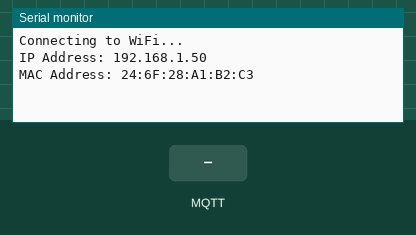
This sketch was run on a simulated ESP32. On the bench: the last lines printed to the serial monitor. Inputs (shaded band) come from the test bench. WiFi joins after 1.5 s; servers stay silent unless stated; no MQTT or app messages arrive unless stated.

Above: at 2.7 s.
2.8 s: MQTT message "1" arrives on the first subscribed topic
At 5.6 s:
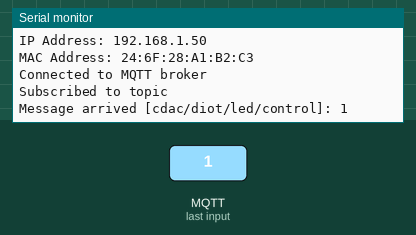
5.8 s: MQTT message "on" arrives on the first subscribed topic
At 7.0 s:
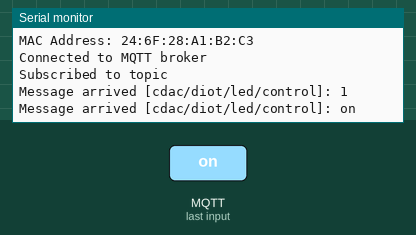
7.3 s: MQTT message "off" arrives on the first subscribed topic
At 8.2 s:
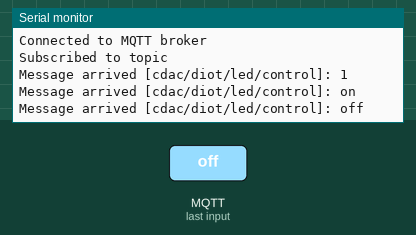

The sketch:

sub_only.ino
```cpp
#include <WiFi.h>
#include <PubSubClient.h>
#include <esp_wifi.h>
#include "config.h"

WiFiClient MQTTclient;
PubSubClient client(MQTTclient);

long lastReconnectAttempt = 0;

/* ---------- MQTT RECONNECT ---------- */
boolean reconnect() {
  if (client.connect(MQTT_CLIENT_ID)) {
    Serial.println("Connected to MQTT broker");
    client.subscribe(MQTT_TOPIC_SUBSCRIBE);
    Serial.println("Subscribed to topic");
  }
  return client.connected();
}

/* ---------- MESSAGE CALLBACK ---------- */
void handleIncomingMessage(char* topic, byte* payload, unsigned int length) {
  String message;

  for (unsigned int i = 0; i < length; i++) {
    message += (char)payload[i];
  }

  Serial.print("Message arrived [");
  Serial.print(topic);
  Serial.print("]: ");
  Serial.println(message);
}

/* ---------- SETUP ---------- */
void setup() {
  Serial.begin(115200);

  Serial.println("Connecting to WiFi...");
  WiFi.mode(WIFI_STA);
  WiFi.begin(WIFI_SSID, WIFI_PASSWORD);

  if (WiFi.waitForConnectResult() != WL_CONNECTED) {
    Serial.println("Failed to connect to WiFi");
    return;
  }

  Serial.print("IP Address: ");
  Serial.println(WiFi.localIP());

  Serial.print("MAC Address: ");
  Serial.println(WiFi.macAddress());

  client.setServer(MQTT_BROKER, MQTT_PORT);
  client.setCallback(handleIncomingMessage);

  lastReconnectAttempt = 0;
}

/* ---------- LOOP ---------- */
void loop() {
  if (!client.connected()) {
    long now = millis();
    if (now - lastReconnectAttempt > 5000) {
      lastReconnectAttempt = now;
      if (reconnect()) {
        lastReconnectAttempt = 0;
      }
    }
  } else {
    client.loop();  // Keep MQTT connection alive
  }
}
```

config.h
```cpp
#ifndef CONFIG_H
#define CONFIG_H

const char* WIFI_SSID = "TP-Link_AB3A";
const char* WIFI_PASSWORD = "63104066" ;

const char* MQTT_BROKER = "192.168.0.109";
const int MQTT_PORT = 1883;
const char* MQTT_CLIENT_ID  = "iotnode-08";

const char* MQTT_USERNAME = "desd8";
const char* MQTT_PASSWORD = "desd1234";


const char* MQTT_TOPIC_PUBLISH = "cdac/diot/telemetry";
const char* MQTT_TOPIC_SUBSCRIBE = "cdac/diot/led/control";

const uint8_t NEW_MAC_ADDRESS[] = {0xdc, 0x1b, 0xa1, 0x64, 0x5e, 0xbf};

#endif
```

Measured:
- after the input at 2.8 s, the serial monitor: prints a new line after 2.3 s (image 1)
- after the input at 5.8 s, the serial monitor: prints a new line at once (image 2)
- after the input at 7.3 s, the serial monitor: prints a new line at once (image 3)
